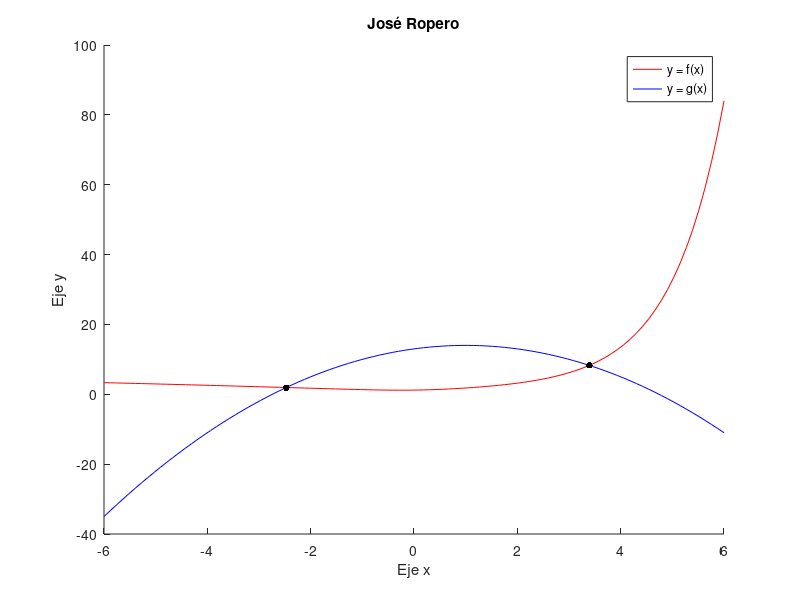

Recreate this plot in MATLAB.
function Cortes
%
% f(x) y g (x). Dibujarlas en intervalo adecuado, que se vean ptos corte.
% Calcular cordenadas de dos puntos de corte. Dibujar puntos corte, leyenda
% ejex y ejey.
% 

f = @(x) (1 + x.^2).^(1/3) + (1/5)*exp(x);
g = @(x) -x.^2 + 2*x + 13;
x = linspace (-6,6);
hold on
plot (x,f(x),'r')
plot (x,g(x),'b')

h = @(x) f(x) - g(x);
sol1 = fzero (h,[-4,0])
sol2 = fzero (h,[0,4])

plot (sol1, f(sol1), 'k.', "MarkerSize", 15)
plot (sol2, f(sol2), 'k.', "MarkerSize", 15)

legend ('y = f(x)','y = g(x)')
xlabel('Eje x')
ylabel('Eje y')
title ('José Ropero')
hold off 
shg



